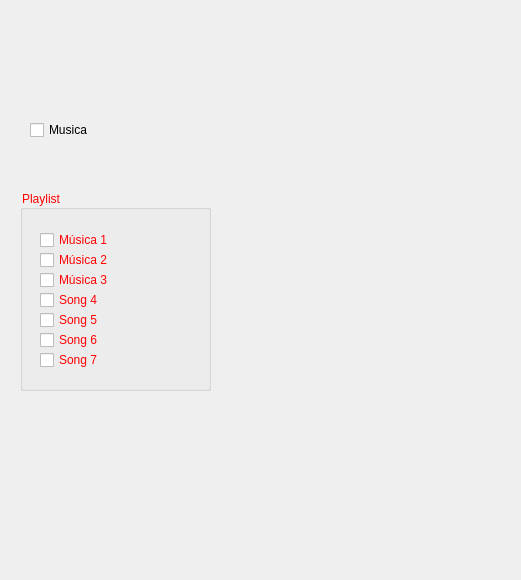
<?xml version="1.0" encoding="UTF-8"?>
<ui version="4.0">
 <class>Dialog</class>
 <widget class="QDialog" name="Dialog">
  <property name="geometry">
   <rect>
    <x>0</x>
    <y>0</y>
    <width>521</width>
    <height>580</height>
   </rect>
  </property>
  <property name="windowTitle">
   <string>Dialog</string>
  </property>
  <widget class="QCheckBox" name="checkBox">
   <property name="geometry">
    <rect>
     <x>30</x>
     <y>120</y>
     <width>76</width>
     <height>20</height>
    </rect>
   </property>
   <property name="text">
    <string>Musica</string>
   </property>
  </widget>
  <widget class="QGroupBox" name="groupBox">
   <property name="geometry">
    <rect>
     <x>20</x>
     <y>190</y>
     <width>191</width>
     <height>201</height>
    </rect>
   </property>
   <property name="autoFillBackground">
    <bool>false</bool>
   </property>
   <property name="styleSheet">
    <string notr="true">color:red</string>
   </property>
   <property name="title">
    <string>Playlist</string>
   </property>
   <widget class="QCheckBox" name="checkBox_2">
    <property name="geometry">
     <rect>
      <x>20</x>
      <y>40</y>
      <width>76</width>
      <height>20</height>
     </rect>
    </property>
    <property name="text">
     <string>Música 1</string>
    </property>
   </widget>
   <widget class="QCheckBox" name="checkBox_3">
    <property name="geometry">
     <rect>
      <x>20</x>
      <y>60</y>
      <width>76</width>
      <height>20</height>
     </rect>
    </property>
    <property name="text">
     <string>Música 2</string>
    </property>
   </widget>
   <widget class="QCheckBox" name="checkBox_4">
    <property name="geometry">
     <rect>
      <x>20</x>
      <y>80</y>
      <width>76</width>
      <height>20</height>
     </rect>
    </property>
    <property name="text">
     <string>Música 3</string>
    </property>
   </widget>
   <widget class="QCheckBox" name="checkBox_5">
    <property name="geometry">
     <rect>
      <x>20</x>
      <y>100</y>
      <width>76</width>
      <height>20</height>
     </rect>
    </property>
    <property name="text">
     <string>Song 4</string>
    </property>
   </widget>
   <widget class="QCheckBox" name="checkBox_6">
    <property name="geometry">
     <rect>
      <x>20</x>
      <y>120</y>
      <width>76</width>
      <height>20</height>
     </rect>
    </property>
    <property name="text">
     <string>Song 5</string>
    </property>
   </widget>
   <widget class="QCheckBox" name="checkBox_7">
    <property name="geometry">
     <rect>
      <x>20</x>
      <y>140</y>
      <width>76</width>
      <height>20</height>
     </rect>
    </property>
    <property name="text">
     <string>Song 6</string>
    </property>
   </widget>
   <widget class="QCheckBox" name="checkBox_8">
    <property name="geometry">
     <rect>
      <x>20</x>
      <y>160</y>
      <width>76</width>
      <height>20</height>
     </rect>
    </property>
    <property name="text">
     <string>Song 7</string>
    </property>
   </widget>
  </widget>
 </widget>
 <resources/>
 <connections/>
</ui>
